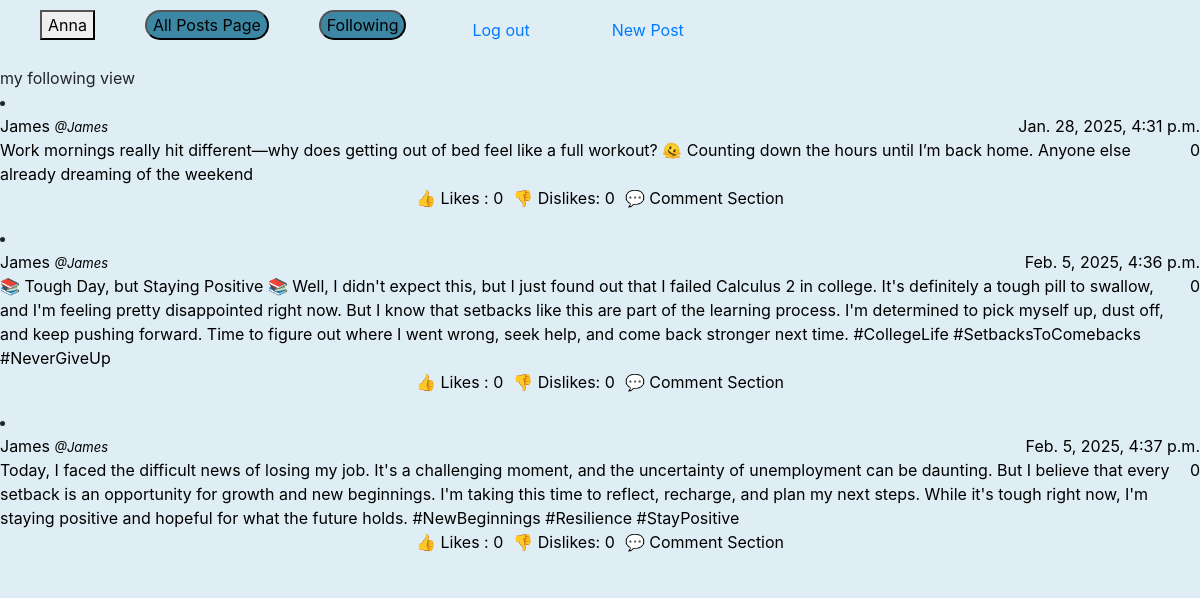
Page /followingView (signed in) on the committed database.
### network/models.py (models this page shows, shortened)
class User(AbstractUser):
    pass
    disliked_posts = models.ManyToManyField('Post', blank=True, related_name="disliked_posts")
    liked_posts = models.ManyToManyField('Post', blank=True, related_name="liked_posts")
    following = models.ManyToManyField('User', blank=True, related_name="followers")
    def __str__(self):
        return self.username

class Post(models.Model):
    user = models.ForeignKey(User, on_delete=models.CASCADE, related_name="posts")
    body = models.TextField()
    timestamp = models.DateTimeField(auto_now_add=True)
    likes = models.IntegerField(default=0)
    dislikes = models.IntegerField(default=0)
    liked_by = models.ManyToManyField(User, related_name="liked_post", blank=True)
    disliked_by = models.ManyToManyField(User, related_name="disliked_post", blank=True)

### network/views.py (the view)
# urls.py: path("followingView", views.followingView, name = "followingView"),
def followingView(request):
    current_userName = request.user.username
    current_user = User.objects.get(username=current_userName)
    following_users = current_user.following.all()
    posts = Post.objects.filter(user__in=following_users)
    return render(request, 'network/following.html', {
        'posts': posts
    })

### network/templates/network/following.html
{% extends "network/layout.html" %}
{% block body %}
my following view
{% for post in posts %}
<li>
    <div class="Post">
      <div class = userInfo>
        <span class = "LHS" data-user="{{ post.user.username }}" data-url="{% url 'profileView' username=post.user.username %}"
        > {{ post.user }} <span class ="smallInfo"> @{{ post.user }}</span>
        </span>
        <span class = "RHS">{{ post.timestamp }}</span>
      </div>
      <div class = "postInfo">
        <span>{{ post.body }}</span>
        <span>{{ post.likes }}</span>
      </div>
      <div class = "postButtons">
        <p class = "likeButton" id = "likeButton" data-url = "{{ user.username }}" data-postid = "{{ post.id }}" data-user = "{{ user.username }}">👍 Likes : {{ post.likes }}</p>
        <p class = "dislikeButtons" id = "dislikeButton" data-user = "{{ user.username }}"> 👎 Dislikes: {{ post.dislikes }} </p>
        <p class = "postButton" >💬 Comment Section </p>
      </div>
    </div>
</li>
{% endfor %}
{% endblock %}

### network/templates/network/layout.html (shortened to what this page needs)
{% load static %}
<!DOCTYPE html>
<html lang="en">
    <head>
        <link rel="stylesheet" href="https://stackpath.bootstrapcdn.com/bootstrap/4.4.1/css/bootstrap.min.css">
        <link href="{% static 'network/styles.css' %}" rel="stylesheet">
    </head>
    <body>
        <nav class="navbar-navbar-expand-lg-navbar-light-bg-light">
            <div id = "navBar">
              <ul class="navbar-navmr-auto" >
                {% if user.is_authenticated %}
                    <li class="nav-item">
                        <button id = "profileButton" class = "LHS"  data-user="{{ user.username }}" data-url="{% url 'profileView' username=user.username %}
                        "> {{ user.username }} </button>
                    </li>
                {% endif %}
                <li class="nav-item">
                   <button id ="AllPostbutton" class = "Navbutton" data-url = "{% url 'allPosts' %}"> All Posts Page </button>
                </li>
                {% if user.is_authenticated %}
                    <li class="nav-item">
                        <button id = "followingButton" class = "Navbutton" data-url = "{% url 'followingView' %}"> Following </button>
                    </li>
                    <li class="nav-item">
                        <a class="nav-link" href="{% url 'logout' %}">Log out</a>
                    </li>
                    <li class="nav-item">
                        <a class="nav-link" href="{% url 'createPostViewPage' %}">New Post</a>
                    </li>
                {% endif %}
              </ul>
            </div>
          </nav>
        <div class="body">
            {% block body %}
            {% endblock %}
        </div>
    </body>
</html>

### network/static/network/styles.css (style rules this page uses)
.Post { display: flex; flex-direction: column; background-color : #dfedf4 }
.userInfo { display: flex; flex-direction: row; color: black; }
.postInfo { display: flex; gap : 10px; flex-direction: row; color: black; }
.RHS { margin-left: auto; }
.smallInfo { font-size: 13px; font-style: italic; }
.postButtons { display: flex; color: black; justify-content: center; align-items: center; gap: 10px; }
#navBar { display: flex; flex-direction: row; background-color: #dfedf4; }
.navbar-navmr-auto { display:flex; list-style-type: none; padding-top: 10px; gap:50px; background-color: #dfedf4; }
.Navbutton { border-radius: 25px; color: black; background-color: #3c87a3; }
body { background-color: #dfedf4; }
.navbar-navbar-expand-lg-navbar-light-bg-light { background-color: #dfedf4; }
.likeButton { display: flex; color: black; justify-content: center; align-items: center; gap: 10px; }

### rows in the picture
User: username "Anna"
Post: user "James", timestamp "Jan. 28, 2025, 4:31 p.m.", body "Work mornings really hit different—why does getting out of bed feel like a full workout? 🫠 Counting down the hours until I’m back home. Anyone else already dreaming of the weekend", likes "0", dislikes "0"
Post: user "James", timestamp "Feb. 5, 2025, 4:36 p.m.", body "📚 Tough Day, but Staying Positive 📚 Well, I didn't expect this, but I just found out that I failed Calculus 2 in college. It's definitely a tough pill to swallow, and I'm feeling pretty disappointed right now. But I know that setbacks like this are part of the learning process. I'm determined to pick myself up, dust off, and keep pushing forward. Time to figure out where I went wrong, seek help, and come back stronger next time. #CollegeLife #SetbacksToComebacks #NeverGiveUp", likes "0", dislikes "0"
Post: user "James", timestamp "Feb. 5, 2025, 4:37 p.m.", body "Today, I faced the difficult news of losing my job. It's a challenging moment, and the uncertainty of unemployment can be daunting. But I believe that every setback is an opportunity for growth and new beginnings. I'm taking this time to reflect, recharge, and plan my next steps. While it's tough right now, I'm staying positive and hopeful for what the future holds. #NewBeginnings #Resilience #StayPositive", likes "0", dislikes "0"
